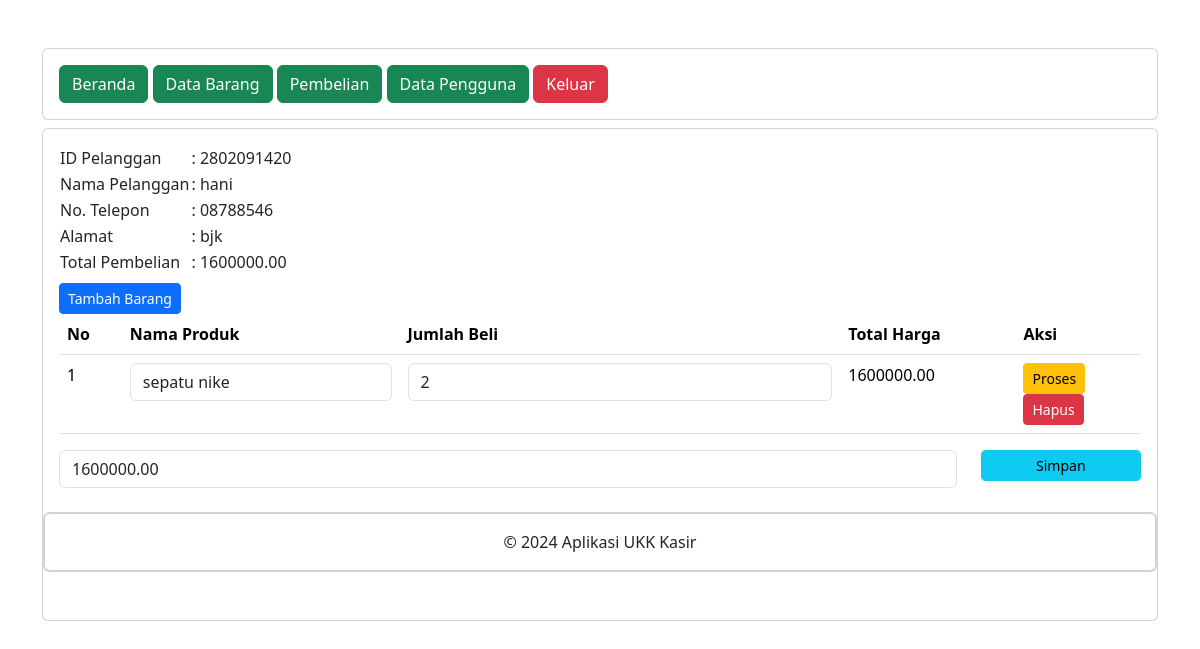
The page /administrator/detail_pembelian.php?PelangganID=2802091420 (signed in) on the database its author committed.
### tables this page shows
CREATE TABLE `penjualan` (
  `PenjualanID` int(11) NOT NULL,
  `TanggalPenjualan` date NOT NULL,
  `TotalHarga` decimal(10,2) NOT NULL,
  `PelangganID` int(10) UNSIGNED NOT NULL
);

CREATE TABLE `pelanggan` (
  `PelangganID` int(10) UNSIGNED NOT NULL,
  `NamaPelanggan` varchar(225) NOT NULL,
  `Alamat` text NOT NULL,
  `NomorTelepon` varchar(15) NOT NULL
);

CREATE TABLE `detailpenjualan` (
  `DetailID` int(11) NOT NULL,
  `PenjualanID` int(11) NOT NULL,
  `ProdukID` int(11) NOT NULL,
  `JumlahProduk` int(11) NOT NULL,
  `Subtotal` decimal(10,2) NOT NULL
);

CREATE TABLE `produk` (
  `ProdukID` int(11) NOT NULL,
  `NamaProduk` varchar(225) NOT NULL,
  `Harga` decimal(10,2) NOT NULL,
  `Stok` int(11) NOT NULL
);

### administrator/detail_pembelian.php (the view, shortened to what this page needs)
<?php
include "header.php";
include "navbar.php";
?>
<div class="card mt-2">
 <div class="card-body">
 <?php
 include '../koneksi.php';
 $PelangganID = $_GET['PelangganID'];
   $data = mysqli_query($koneksi,"SELECT * FROM pelanggan INNER JOIN penjualan ON pelanggan.PelangganID=penjualan.PelangganID");
   while($d = mysqli_fetch_array($data)){
    ?>
    <?php if ($d['PelangganID'] == $PelangganID) { ?>
     <table>
      <tr>
       <td>ID Pelanggan</td>
       <td>: <?php echo $d['PelangganID']; ?></td>
      </tr>
      <tr>
      <td>Nama Pelanggan</td>
       <td>: <?php echo $d['NamaPelanggan']; ?></td>
      </tr>
      <tr>
      <td>No. Telepon</td>
       <td>: <?php echo $d['NomorTelepon']; ?></td>
      </tr>
      <tr>
      <td>Alamat</td>
       <td>: <?php echo $d['Alamat']; ?></td>
      </tr>
      <tr>
      <td>Total Pembelian</td>
       <td>: <?php echo $d['TotalHarga']; ?></td>
      </tr>
     </table>
     <form method="post" action="tambah_detail_penjualan.php">
     <button type="submit" class="btn btn-primary btn-sm mt-2">
      Tambah Barang
     </button>
     </form>
     <table class="table">
 <thead>
   <tr>
   <th>No</th>
   <th>Nama Produk</th>
   <th>Jumlah Beli</th>
   <th>Total Harga</th>
   <th>Aksi</th>
</tr>
  </thead>
  <tbody>
   <?php
    include '../koneksi.php';
    $nos = 1;
      $detailpenjualan = mysqli_query($koneksi,"SELECT * FROM detailpenjualan");
      while($d_detailpenjualan = mysqli_fetch_array($detailpenjualan)){
       ?>
       <?php
       if ($d_detailpenjualan['PenjualanID'] == $d['PenjualanID']) { ?>
       <tr>
        <td><?php echo $nos++; ?></td>
        <td>
        <form action="simpan_barang_beli.php" method="post">
          <div class="form-group">
            <select name="ProdukID" class="form-control" onchange="this.form.submit()">
            <?php
             include '../koneksi.php';
             $produk = mysqli_query($koneksi,"SELECT * FROM produk WHERE Stok >0");
             while($d_produk = mysqli_fetch_array($produk)){
              ?>
              <option value="<?php echo $d_produk['ProdukID']; ?>" <?php if ($d_produk['ProdukID']==$d_detailpenjualan
              ['ProdukID'])  { echo "selected"; } ?>><?php echo $d_produk['NamaProduk']; ?></option>
             <?php } ?>
           </select>
          </div>
         </form>
        </td>
        <td>
        <form method="post" action="hitung_subtotal.php">
             <div class="form-group">
             <input type="number" name="JumlahProduk"  value="<?php echo $d_detailpenjualan['JumlahProduk']; ?>" class="form-control">
            </div>
            </td>
            <td><?php echo $d_detailpenjualan['Subtotal']; ?></td>
            <td>
            <button type="submit" class="btn btn-warning btn-sm">Proses</button>
          <form method ="post" action="hapus_detail_pembelian.php">
            <button type="submit" class="btn btn-danger btn-sm">Hapus</button>
          </form>
            </td>
            </tr>
            <?php } else {
             ?>
             <?php
            }
           }
           ?>
           </tbody>
          </table>
        <form method="post" action="simpan_total_harga.php">
            <?php
             include '../koneksi.php';
             $detailpenjualan = mysqli_query($koneksi,"SELECT SUM(Subtotal) AS TotalHarga FROM detailpenjualan WHERE PenjualanID='$d[PenjualanID]'");
             $row = mysqli_fetch_assoc($detailpenjualan);
             $sum = $row['TotalHarga'];
              ?>
              <div class="row">
               <div class="col-sm-10">
               <div class="form-group">
              <input type="text" class="form-control" name="TotalHarga" value="<?php echo $sum; ?>">
              </div>
          </div>
          <div class="col-sm-2">
           <div class="form-group">
            <button class="btn btn-info btn-sm form-control" type="submit">Simpan</button>
           </div>
          </div>
          </div>
          </form>
          <?php } else { ?>
           <?php
          }
         }
         ?>
         </div>
         <?php
         include "footer.php";
         ?>

### rows shown on the page
penjualan: PelangganID "2802091420", PelangganID.NamaPelanggan "hani", PelangganID.NomorTelepon "08788546", PelangganID.Alamat "bjk", TotalHarga "1600000.00"
detailpenjualan: ProdukID "sepatu nike", JumlahProduk "2", Subtotal "1600000.00"
